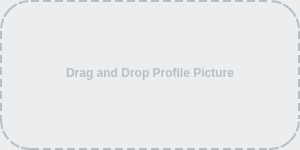
<?xml version="1.0" encoding="UTF-8"?>
<ui version="4.0">
 <class>DragNDrop</class>
 <widget class="QFrame" name="DragNDrop">
  <property name="geometry">
   <rect>
    <x>0</x>
    <y>0</y>
    <width>300</width>
    <height>150</height>
   </rect>
  </property>
  <property name="minimumSize">
   <size>
    <width>300</width>
    <height>150</height>
   </size>
  </property>
  <property name="maximumSize">
   <size>
    <width>300</width>
    <height>150</height>
   </size>
  </property>
  <property name="windowTitle">
   <string>Frame</string>
  </property>
  <property name="styleSheet">
   <string notr="true">QFrame {
	border-radius: 30px;
	border: 2px dashed rgb(184,191,195);
	background-color: rgb(235, 237, 239);
}

QLabel {
	border: 0;
	color: rgb(184,191,195);
}</string>
  </property>
  <property name="frameShape">
   <enum>QFrame::StyledPanel</enum>
  </property>
  <property name="frameShadow">
   <enum>QFrame::Raised</enum>
  </property>
  <layout class="QGridLayout" name="gridLayout">
   <property name="leftMargin">
    <number>0</number>
   </property>
   <property name="topMargin">
    <number>0</number>
   </property>
   <property name="rightMargin">
    <number>0</number>
   </property>
   <property name="bottomMargin">
    <number>0</number>
   </property>
   <property name="spacing">
    <number>0</number>
   </property>
   <item row="0" column="1">
    <spacer name="verticalSpacer">
     <property name="orientation">
      <enum>Qt::Vertical</enum>
     </property>
     <property name="sizeType">
      <enum>QSizePolicy::Maximum</enum>
     </property>
     <property name="sizeHint" stdset="0">
      <size>
       <width>20</width>
       <height>54</height>
      </size>
     </property>
    </spacer>
   </item>
   <item row="1" column="0">
    <spacer name="horizontalSpacer">
     <property name="orientation">
      <enum>Qt::Horizontal</enum>
     </property>
     <property name="sizeHint" stdset="0">
      <size>
       <width>50</width>
       <height>20</height>
      </size>
     </property>
    </spacer>
   </item>
   <item row="1" column="1">
    <widget class="QLabel" name="label_StateInfo">
     <property name="minimumSize">
      <size>
       <width>190</width>
       <height>20</height>
      </size>
     </property>
     <property name="maximumSize">
      <size>
       <width>190</width>
       <height>20</height>
      </size>
     </property>
     <property name="font">
      <font>
       <weight>75</weight>
       <bold>true</bold>
      </font>
     </property>
     <property name="text">
      <string>Drag and Drop Profile Picture</string>
     </property>
     <property name="alignment">
      <set>Qt::AlignCenter</set>
     </property>
     <property name="indent">
      <number>0</number>
     </property>
    </widget>
   </item>
   <item row="1" column="2">
    <spacer name="horizontalSpacer_2">
     <property name="orientation">
      <enum>Qt::Horizontal</enum>
     </property>
     <property name="sizeHint" stdset="0">
      <size>
       <width>50</width>
       <height>20</height>
      </size>
     </property>
    </spacer>
   </item>
   <item row="2" column="1">
    <spacer name="verticalSpacer_2">
     <property name="orientation">
      <enum>Qt::Vertical</enum>
     </property>
     <property name="sizeType">
      <enum>QSizePolicy::Maximum</enum>
     </property>
     <property name="sizeHint" stdset="0">
      <size>
       <width>20</width>
       <height>57</height>
      </size>
     </property>
    </spacer>
   </item>
  </layout>
 </widget>
 <resources/>
 <connections/>
</ui>
